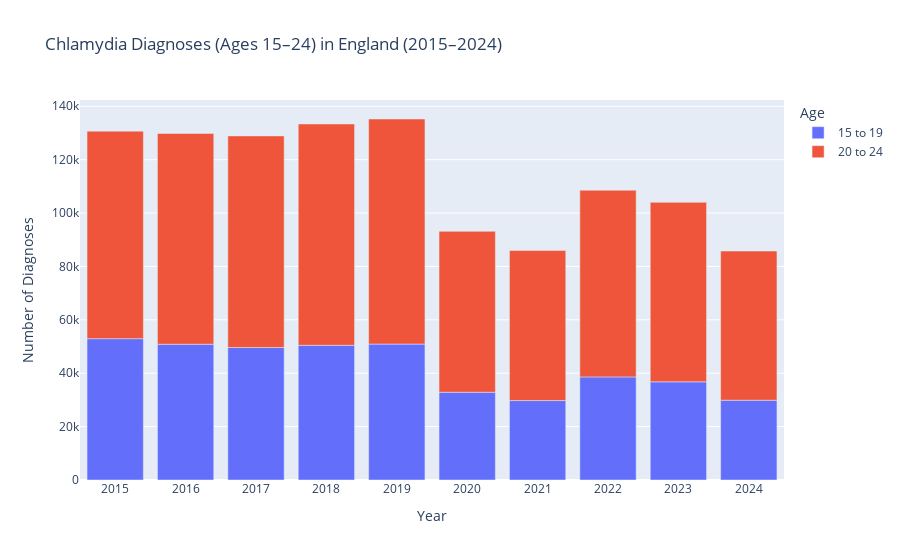

This figure's notebook cell:
### Markdown cell above
### Plotting of Chlamydia Data Using Plotly

Successful plotting of Chlamydia data by Age groups. Allowing for better understanding and visualisation of which age group within the 15 -24 range is most at risk of Chlamydia at risk of diagnosis.

### Code cell
# Visualising th Chlamydia Diagnoses by Age Groups using a bar chart.

# Select the two relevant age groups
age_df = chlamydia_df.loc[[10, 11], ['Age', '2015', '2016', '2017', '2018', '2019',
                                     '2020', '2021', '2022', '2023', '2024']]

# Melt into long format
long_df = age_df.melt(id_vars='Age', var_name='Year', value_name='Diagnoses')

# Remove commas from numbers and convert to numeric
long_df['Diagnoses'] = pd.to_numeric(long_df['Diagnoses'].astype(str).str.replace(',', ''), errors='coerce')

# Plot
fig = px.bar(long_df, x='Year', y='Diagnoses', color='Age',
             title="Chlamydia Diagnoses (Ages 15–24) in England (2015–2024)",
             labels={'Diagnoses': 'Number of Diagnoses'})
fig.show()

### Figure 1 — Plotly figure (JSON) as saved in the notebook; plotly's stock layout.template omitted (floating-point values rounded to 4 significant figures)
{"data": [{"hovertemplate": "Age=15 to 19<br>Year=%{x}<br>Number of Diagnoses=%{y}<extra></extra>", "legendgroup": "15 to 19", "marker": {"color": "#636efa", "pattern": {"shape": ""}}, "name": "15 to 19", "orientation": "v", "showlegend": true, "textposition": "auto", "type": "bar", "x": ["2015", "2016", "2017", "2018", "2019", "2020", "2021", "2022", "2023", "2024"], "xaxis": "x", "y": [52952, 50852, 49630, 50470, 50924, 32874, 29756, 38616, 36783, 29886], "yaxis": "y"}, {"hovertemplate": "Age=20 to 24<br>Year=%{x}<br>Number of Diagnoses=%{y}<extra></extra>", "legendgroup": "20 to 24", "marker": {"color": "#EF553B", "pattern": {"shape": ""}}, "name": "20 to 24", "orientation": "v", "showlegend": true, "textposition": "auto", "type": "bar", "x": ["2015", "2016", "2017", "2018", "2019", "2020", "2021", "2022", "2023", "2024"], "xaxis": "x", "y": [77743, 78973, 79274, 82903, 84314, 60280, 56202, 69948, 67225, 55871], "yaxis": "y"}], "layout": {"barmode": "relative", "legend": {"title": {"text": "Age"}, "tracegroupgap": 0}, "title": {"text": "Chlamydia Diagnoses (Ages 15–24) in England (2015–2024)"}, "xaxis": {"anchor": "y", "domain": [0, 1], "title": {"text": "Year"}}, "yaxis": {"anchor": "x", "domain": [0, 1], "title": {"text": "Number of Diagnoses"}}}}
